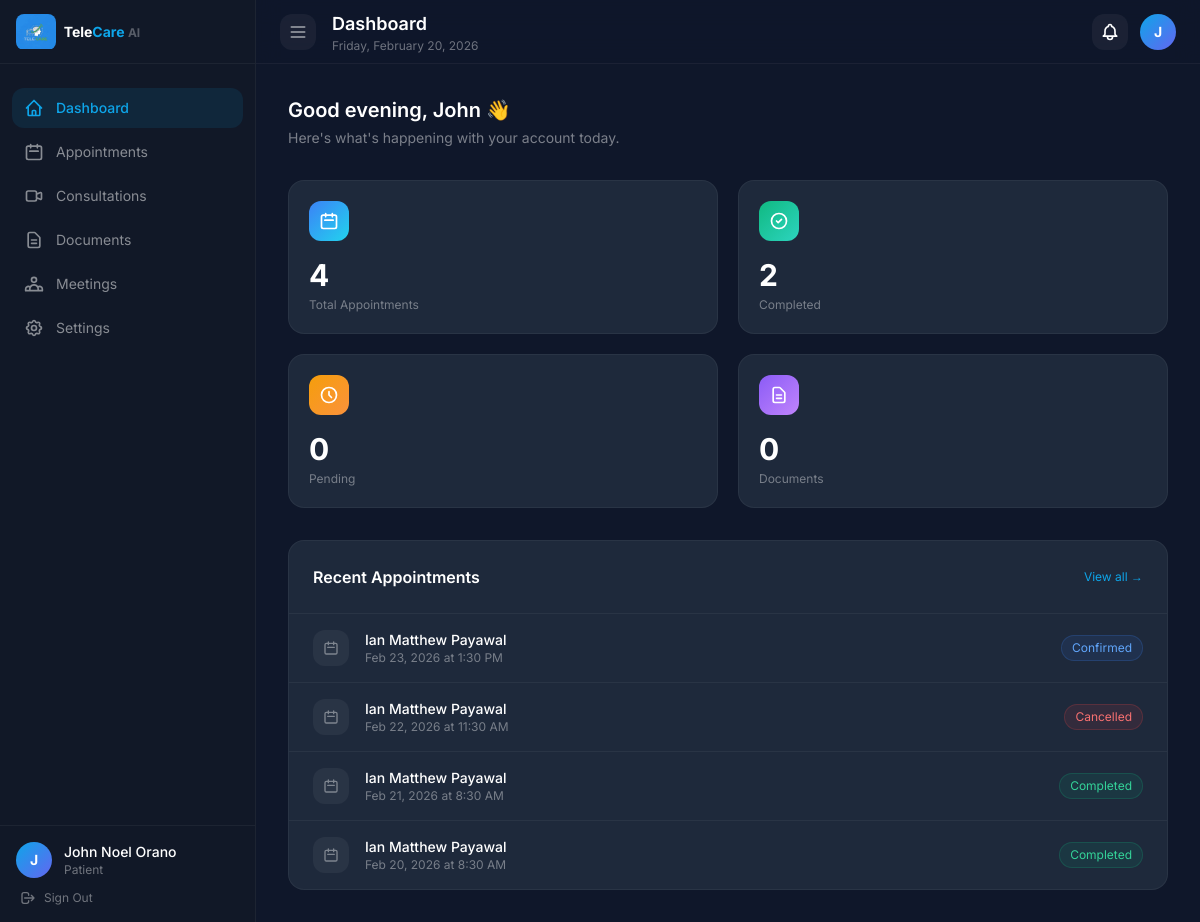
The app's page /dashboard.php (signed in) with its own data.
### tables this page shows
CREATE TABLE `appointments` (
  `id` int unsigned NOT NULL AUTO_INCREMENT,
  `patient_id` int unsigned NOT NULL,
  `doctor_id` int unsigned NOT NULL,
  `appointment_date` date NOT NULL,
  `appointment_time` time NOT NULL,
  `status` enum('pending','confirmed','completed','cancelled') NOT NULL DEFAULT 'pending',
  `payment_status` enum('unpaid','paid','refunded') NOT NULL DEFAULT 'unpaid',
  `payment_reference` varchar(255) DEFAULT NULL,
  `chief_complaint` text,
  `notes` text,
  `meeting_link` varchar(500) DEFAULT NULL,
  `created_at` timestamp NULL DEFAULT CURRENT_TIMESTAMP,
  `updated_at` timestamp NULL DEFAULT CURRENT_TIMESTAMP ON UPDATE CURRENT_TIMESTAMP,
  PRIMARY KEY (`id`),
  KEY `patient_id` (`patient_id`),
  KEY `doctor_id` (`doctor_id`),
  CONSTRAINT `appointments_ibfk_1` FOREIGN KEY (`patient_id`) REFERENCES `users` (`id`) ON DELETE CASCADE,
  CONSTRAINT `appointments_ibfk_2` FOREIGN KEY (`doctor_id`) REFERENCES `users` (`id`) ON DELETE CASCADE
);

### dashboard.php (the view, shortened to what this page needs)
<?php
require_once 'config/database.php';
$userId   = $_SESSION['user_id'];
$userName = $_SESSION['user_name'];
$userRole = $_SESSION['user_role'];
$stats = [];
if ($userRole === 'patient') {
    $q = $pdo->prepare('SELECT COUNT(*) FROM appointments WHERE patient_id = ?');
    $q->execute([$userId]);
    $stats['total_appointments'] = $q->fetchColumn();
    $q = $pdo->prepare("SELECT COUNT(*) FROM appointments WHERE patient_id = ? AND status = 'completed'");
    $q->execute([$userId]);
    $stats['completed'] = $q->fetchColumn();
    $q = $pdo->prepare("SELECT COUNT(*) FROM appointments WHERE patient_id = ? AND status = 'pending'");
    $q->execute([$userId]);
    $stats['pending'] = $q->fetchColumn();
    $q = $pdo->prepare("SELECT COUNT(*) FROM medical_documents WHERE patient_id = ?");
    $q->execute([$userId]);
    $stats['documents'] = $q->fetchColumn();
    $q = $pdo->prepare("SELECT a.*, CONCAT(u.first_name, ' ', u.last_name) AS doctor_name, dp.specialization FROM appointments a JOIN users u ON a.doctor_id = u.id LEFT JOIN doctor_profiles dp ON u.id = dp.user_id WHERE a.patient_id = ? ORDER BY a.appointment_date DESC LIMIT 5");
    $q->execute([$userId]);
    $recentAppointments = $q->fetchAll();
}
$statusColors = [
    'pending'   => 'bg-amber-500/10 text-amber-400 border-amber-500/20',
    'confirmed' => 'bg-blue-500/10 text-blue-400 border-blue-500/20',
    'completed' => 'bg-emerald-500/10 text-emerald-400 border-emerald-500/20',
    'cancelled' => 'bg-red-500/10 text-red-400 border-red-500/20',
];
?>
<!DOCTYPE html>
<html lang="en">
<head>
    <script src="https://cdn.tailwindcss.com"></script>
    <link rel="stylesheet" href="css/dashboard.css">
</head>
<body class="bg-dark text-white font-sans antialiased flex h-screen overflow-hidden">
<?php include 'includes/sidebar.php'; ?>
<main id="mainContent" class="flex-1 min-h-screen overflow-y-auto transition-all duration-300">
    <header class="h-16 flex items-center justify-between px-6 border-b border-white/5 bg-dark/50 sticky top-0 backdrop-blur-md z-10">
        <div class="flex items-center gap-4">
            <button onclick="toggleSidebar()" id="hamburgerBtn" class="w-9 h-9 bg-white/5 hover:bg-white/10 rounded-xl flex items-center justify-center transition-colors" title="Toggle sidebar">
                <svg class="w-5 h-5 text-white/60" fill="none" stroke="currentColor" viewBox="0 0 24 24">
                    <path stroke-linecap="round" stroke-linejoin="round" stroke-width="2" d="M4 6h16M4 12h16M4 18h16"/>
                </svg>
            </button>
            <div>
                <h1 class="text-lg font-semibold text-white">Dashboard</h1>
                <p class="text-xs text-white/40"><?= date('l, F j, Y') ?></p>
            </div>
        </div>
        <div class="flex items-center gap-3">
            <button class="w-9 h-9 bg-white/5 hover:bg-white/10 rounded-xl flex items-center justify-center transition-colors relative">
            </button>
            <div class="w-9 h-9 bg-gradient-to-br from-primary to-accent rounded-full flex items-center justify-center text-sm font-bold">
                <?= strtoupper(substr($userName, 0, 1)) ?>
            </div>
        </div>
    </header>
    <div class="p-8">
        <div class="mb-8">
            <h2 class="text-xl font-semibold text-white mb-1">
                Good <?= (date('H') < 12) ? 'morning' : ((date('H') < 17) ? 'afternoon' : 'evening') ?>, <?= htmlspecialchars(explode(' ', $userName)[0]) ?> 👋
            </h2>
            <p class="text-white/45 text-sm">Here's what's happening with your <?= $userRole === 'admin' ? 'clinic' : 'account' ?> today.</p>
        </div>
        <div class="grid grid-cols-2 xl:grid-cols-4 gap-5 mb-8">
            <?php
            $statCards = [];
            if ($userRole === 'patient') {
                $statCards = [
                    ['label' => 'Total Appointments', 'value' => $stats['total_appointments'], 'icon' => 'M8 7V3m8 4V3m-9 8h10M5 21h14a2 2 0 002-2V7a2 2 0 00-2-2H5a2 2 0 00-2 2v12a2 2 0 002 2z', 'color' => 'from-blue-500 to-cyan-400'],
                    ['label' => 'Completed',           'value' => $stats['completed'],          'icon' => 'M9 12l2 2 4-4m6 2a9 9 0 11-18 0 9 9 0 0118 0z',                                                  'color' => 'from-emerald-500 to-teal-400'],
                    ['label' => 'Pending',             'value' => $stats['pending'],            'icon' => 'M12 8v4l3 3m6-3a9 9 0 11-18 0 9 9 0 0118 0z',                                                    'color' => 'from-amber-500 to-orange-400'],
                    ['label' => 'Documents',           'value' => $stats['documents'],          'icon' => 'M9 12h6m-6 4h6m2 5H7a2 2 0 01-2-2V5a2 2 0 012-2h5.586a1 1 0 01.707.293l5.414 5.414a1 1 0 01.293.707V19a2 2 0 01-2 2z', 'color' => 'from-violet-500 to-purple-400'],
                ];
            }
            foreach ($statCards as $card): ?>
            <div class="bg-dark-card border border-white/5 rounded-2xl p-5">
                <div class="flex items-start justify-between mb-4">
                    <div class="w-10 h-10 bg-gradient-to-br <?= $card['color'] ?> rounded-xl flex items-center justify-center">
                        <svg class="w-5 h-5 text-white" fill="none" stroke="currentColor" viewBox="0 0 24 24">
                            <path stroke-linecap="round" stroke-linejoin="round" stroke-width="2" d="<?= $card['icon'] ?>"/>
                        </svg>
                    </div>
                </div>
                <div class="text-3xl font-bold text-white mb-1"><?= number_format($card['value']) ?></div>
                <div class="text-xs text-white/40"><?= $card['label'] ?></div>
            </div>
            <?php endforeach; ?>
        </div>
        <div class="bg-dark-card border border-white/5 rounded-2xl">
            <div class="flex items-center justify-between p-6 border-b border-white/5">
                <h3 class="font-semibold text-white">Recent Appointments</h3>
                <a href="#" class="text-xs text-primary hover:text-primary-dark transition-colors">View all →</a>
            </div>
            <?php if (empty($recentAppointments)): ?>
            <div class="flex flex-col items-center justify-center py-16 text-center px-6">
                <div class="w-14 h-14 bg-white/5 rounded-2xl flex items-center justify-center mb-4">
                    <svg class="w-7 h-7 text-white/20" fill="none" stroke="currentColor" viewBox="0 0 24 24">
                        <path stroke-linecap="round" stroke-linejoin="round" stroke-width="2" d="M8 7V3m8 4V3m-9 8h10M5 21h14a2 2 0 002-2V7a2 2 0 00-2-2H5a2 2 0 00-2 2v12a2 2 0 002 2z"/>
                    </svg>
                </div>
                <p class="text-white/40 text-sm">No appointments yet</p>
                <?php if ($userRole === 'patient'): ?>
                <a href="#" class="mt-3 text-xs text-primary hover:underline">Book your first appointment</a>
                <?php endif; ?>
            </div>
            <?php else: ?>
            <div class="divide-y divide-white/5">
                <?php foreach ($recentAppointments as $appt): ?>
                <div class="flex items-center justify-between px-6 py-4 hover:bg-white/[0.02] transition-colors">
                    <div class="flex items-center gap-4">
                        <div class="w-9 h-9 bg-white/5 rounded-xl flex items-center justify-center shrink-0">
                            <svg class="w-4 h-4 text-white/40" fill="none" stroke="currentColor" viewBox="0 0 24 24">
                                <path stroke-linecap="round" stroke-linejoin="round" stroke-width="2" d="M8 7V3m8 4V3m-9 8h10M5 21h14a2 2 0 002-2V7a2 2 0 00-2-2H5a2 2 0 00-2 2v12a2 2 0 002 2z"/>
                            </svg>
                        </div>
                        <div>
                            <p class="text-sm font-medium text-white">
                                <?= htmlspecialchars($appt['doctor_name'] ?? $appt['patient_name'] ?? 'N/A') ?>
                            </p>
                            <p class="text-xs text-white/40">
                                <?= date('M j, Y', strtotime($appt['appointment_date'])) ?>
                                at <?= date('g:i A', strtotime($appt['appointment_time'])) ?>
                            </p>
                        </div>
                    </div>
                    <span class="text-xs px-2.5 py-1 rounded-full border <?= $statusColors[$appt['status']] ?? 'bg-white/5 text-white/40 border-white/10' ?> capitalize">
                        <?= $appt['status'] ?>
                    </span>
                </div>
                <?php endforeach; ?>
            </div>
            <?php endif; ?>
        </div>
    </div>
</main>
</body>
</html>

### css/dashboard.css (style rules this page uses)
* { box-sizing: border-box; margin: 0; padding: 0; }

### records on screen
appointments: doctor_name "Ian Matthew Payawal", appointment_date "Feb 23, 2026", appointment_time "1:30 PM", status "Confirmed"
appointments: doctor_name "Ian Matthew Payawal", appointment_date "Feb 22, 2026", appointment_time "11:30 AM", status "Cancelled"
appointments: doctor_name "Ian Matthew Payawal", appointment_date "Feb 21, 2026", appointment_time "8:30 AM", status "Completed"
appointments: doctor_name "Ian Matthew Payawal", appointment_date "Feb 20, 2026", appointment_time "8:30 AM", status "Completed"

### other values on screen
$item['label'] "Dashboard"
$item['label'] "Appointments"
$item['label'] "Consultations"
$item['label'] "Documents"
$item['label'] "Meetings"
$item['label'] "Settings"
substr($userName, 0, 1) "J"
$userName "John Noel Orano"
$userRole "Patient"
explode(' ', $userName)[0] "John"
$card['value'] "4"
$card['label'] "Total Appointments"
$card['value'] "2"
$card['label'] "Completed"
$card['value'] "0"
